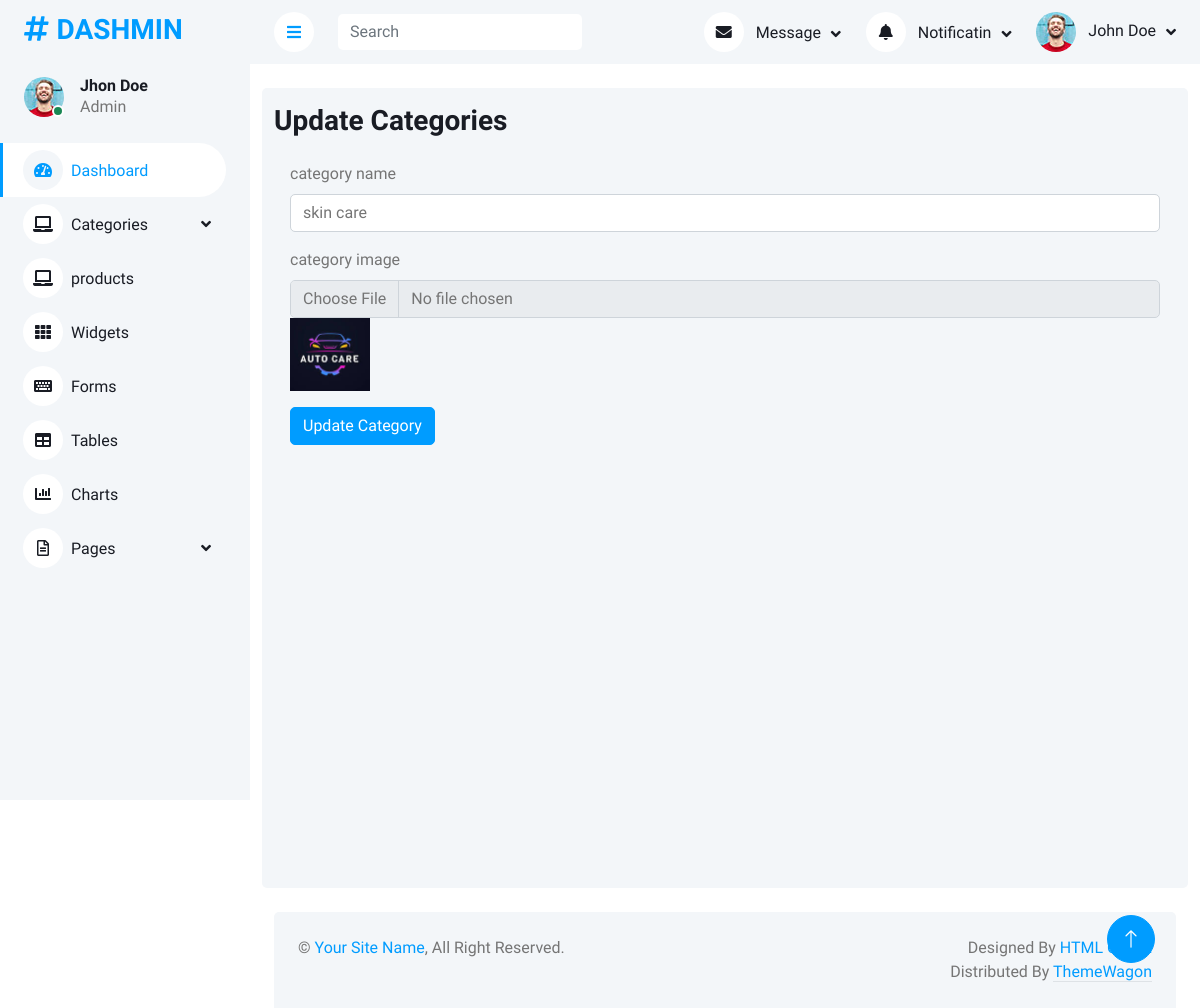
/dashmin/updatecategory.php?cid=3, run on the app's committed database.
### tables this page shows
CREATE TABLE `categories` (
  `catId` int(11) NOT NULL,
  `catName` varchar(20) NOT NULL,
  `catImage` varchar(50) NOT NULL
);

### dashmin/php/query.php (called while the page is built, shortened)
<?php
$categoryImageAddress = 'img/categories/';
?>

### dashmin/updatecategory.php (the view, shortened to what this page needs)
<?php
include("components/header.php");
if (isset($_GET['cid'])) {
    $cid = $_GET['cid'];
    $query = $pdo->prepare("select * from categories where catId = :pid");
    $query->bindParam("pid", $cid);
    $query->execute();
    $row = $query->fetch(PDO::FETCH_ASSOC);
}
?>
<div class="container-fluid pt-4 px-4">
    <div class="row vh-100 bg-light rounded">
        <div class="col-md-12">
            <h3 class="py-3">Update Categories</h3>
            <form class="mx-3" method="post" enctype="multipart/form-data">
                <div class="mb-3">
                    <label for="exampleInputEmail1" class="form-label">category name</label>
                    <input type="text" class="form-control" id="exampleInputEmail1" aria-describedby="emailHelp"
                        name="catName" value="<?php echo $row['catName'] ?>">
                </div>
                <div class="mb-3">
                    <label for="exampleInputPassword1" class="form-label">category image</label>
                    <input type="file" class="form-control" id="exampleInputPassword1" name="catImage">
                    <img src="<?php echo $categoryImageAddress . $row['catImage'] ?>" width="80" alt="">
                </div>
                <button type="submit" class="btn btn-primary" name="updateCategory">Update Category</button>
            </form>
        </div>
    </div>
</div>
<?php
include("components/footer.php");
?>

### dashmin/css/style.css (style rules this page uses)
:root { --primary: #009CFF; --light: #F3F6F9; --dark: #191C24; }
.btn { transition: .5s; }
.btn.btn-primary { color: #FFFFFF; }

### data on the page
categories: catName "skin care", catImage (picture)
